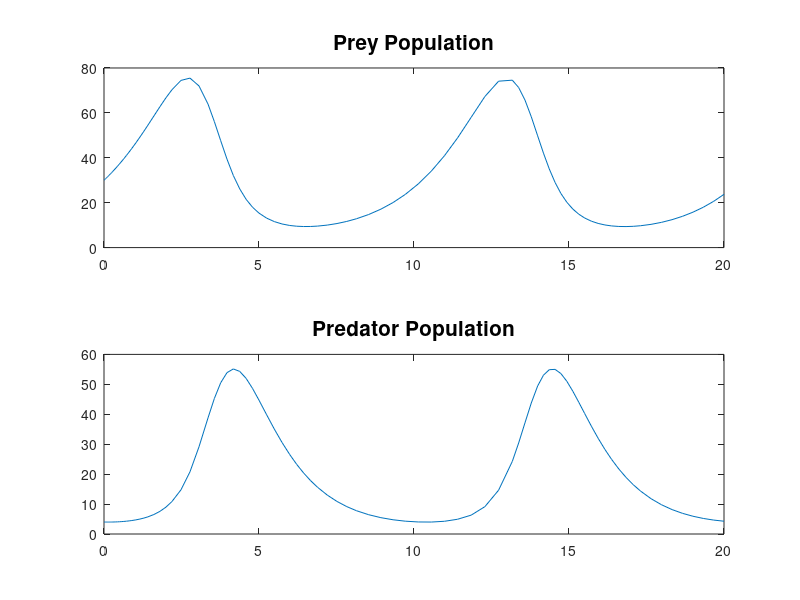

Write the MATLAB code that produced this figure.
%LVODE: MATLAB script M-file that solves and plots
%solutions for the Lotka-Volterra predator-prey 
%system with y1(0) = 30, y2(0) = 4, and the following
%parameter values:
a = .5471; b = .0281; c = .0266; r = .8439;
lvrhs = @(t,y) [a*y(1)-b*y(1)*y(2); -r*y(2)+c*y(1)*y(2)];
[t,y] = ode45(lvrhs,[0 20],[30;4])
subplot(2,1,1)
plot(t,y(:,1))
title('Prey Population','FontSize',15)
subplot(2,1,2)
plot(t,y(:,2))
title('Predator Population','FontSize',15)